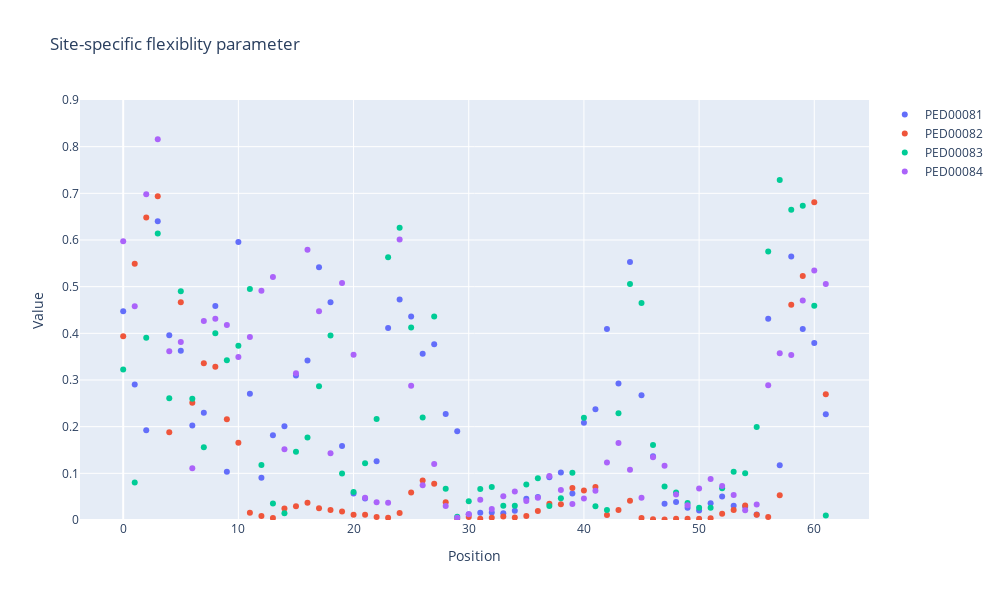

Notebook source saved alongside this figure:
### Markdown cell above
### Site specific flexibility parameter

### Code cell
def featurize_phi_psi_dict(traj_dict, get_names=False):
    featurized_traj_dict = {}
    for traj_key, traj in traj_dict.items():
        atoms = list(traj.topology.atoms)
        phi_ids, phi = mdtraj.compute_phi(traj)
        psi_ids, psi = mdtraj.compute_psi(traj)
        phi_psi = np.concatenate([phi, psi], axis=1)
        if get_names:
            names = []
            for t in phi_ids:
                names.append(repr(atoms[t[1]].residue) + "-PHI")
            for t in psi_ids:
                names.append(repr(atoms[t[0]].residue) + "-PSI")
            featurized_traj_dict[traj_key] = (phi_psi, names)
        else:
            featurized_traj_dict[traj_key] = phi_psi
    return featurized_traj_dict
def split_phipsi_and_delate_lastphi_fristpsi_data(dictionary):
    phi_psi_separated = {}
    for key, value in dictionary.items():
        split_index = value.shape[1] // 2
        phi_array, psi_array = np.split(value, [split_index], axis=1)
        array_phi = np.delete(phi_array, -1, axis=1)
        array_psi = np.delete(psi_array, 0, axis=1)
        phi_psi_separated[key] = [array_phi, array_psi]
    return phi_psi_separated
phi_psi_separated = split_phipsi_and_delate_lastphi_fristpsi_data(featurize_phi_psi_dict(trajectories_angles))
def specific_site_flexibility_parameter(phi_psi_separated):
    f = {}
    for key, (phi_array, psi_array) in phi_psi_separated.items():
        Rsquare_phi =  np.square(np.mean(np.cos(phi_array), axis=0)) + np.square(np.mean(np.sin(phi_array), axis=0))
        Rsquare_psi = np.square(np.mean(np.cos(psi_array), axis=0)) + np.square(np.mean(np.sin(psi_array), axis=0))
        f_i = np.round(1 - (1/2 * np.sqrt(Rsquare_phi)) - (1/2 * np.sqrt(Rsquare_psi)), 5)
        f[key] = f_i
    return f
flexibility_parameter=specific_site_flexibility_parameter(phi_psi_separated)
def plot_scatter(flexibility_paramet):
    fig = go.Figure()
    for key, val in flexibility_paramet.items():
        position = list(range(val.shape[0])) 
        trace = go.Scatter(x=position, y=val, mode='markers', name=key)
        fig.add_trace(trace)
    
    layout = go.Layout(
        title='Site-specific flexiblity parameter',
        xaxis=dict(title='Position'),
        yaxis=dict(title='Value',range=[0,0.9]),
        width=1000,
        height=600
    )
    fig.update_layout(layout)
    fig.show()
plot_scatter(flexibility_parameter)

### Figure 1 — Plotly figure (JSON) as saved in the notebook; plotly's stock layout.template omitted (floating-point values rounded to 4 significant figures)
{"data": [{"mode": "markers", "name": "PED00081", "type": "scatter", "x": [0, 1, 2, 3, 4, 5, 6, 7, 8, 9, 10, 11, 12, 13, 14, 15, 16, 17, 18, 19, 20, 21, 22, 23, 24, 25, 26, 27, 28, 29, 30, 31, 32, 33, 34, 35, 36, 37, 38, 39, 40, 41, 42, 43, 44, 45, 46, 47, 48, 49, 50, 51, 52, 53, 54, 55, 56, 57, 58, 59, 60, 61], "y": [0.4475, 0.2904, 0.1924, 0.6403, 0.3961, 0.3627, 0.2024, 0.2296, 0.4585, 0.1034, 0.5958, 0.2704, 0.09031, 0.1817, 0.2009, 0.3096, 0.3419, 0.5418, 0.4667, 0.1584, 0.05677, 0.04609, 0.1259, 0.4115, 0.4722, 0.4362, 0.3562, 0.3767, 0.2273, 0.1903, 0.01209, 0.01548, 0.0163, 0.01433, 0.01957, 0.04546, 0.04924, 0.09172, 0.1019, 0.05668, 0.2083, 0.2375, 0.4094, 0.2927, 0.5527, 0.2675, 0.1368, 0.03505, 0.03853, 0.0262, 0.02042, 0.03606, 0.05012, 0.03053, 0.02836, 0.01162, 0.4315, 0.1173, 0.5644, 0.4094, 0.3791, 0.2268]}, {"mode": "markers", "name": "PED00082", "type": "scatter", "x": [0, 1, 2, 3, 4, 5, 6, 7, 8, 9, 10, 11, 12, 13, 14, 15, 16, 17, 18, 19, 20, 21, 22, 23, 24, 25, 26, 27, 28, 29, 30, 31, 32, 33, 34, 35, 36, 37, 38, 39, 40, 41, 42, 43, 44, 45, 46, 47, 48, 49, 50, 51, 52, 53, 54, 55, 56, 57, 58, 59, 60, 61], "y": [0.3939, 0.5491, 0.6482, 0.6937, 0.1882, 0.4667, 0.2513, 0.3357, 0.3285, 0.2159, 0.1655, 0.01573, 0.00841, 0.00429, 0.0244, 0.02957, 0.03692, 0.02526, 0.02127, 0.01837, 0.01103, 0.01122, 0.00647, 0.00476, 0.0149, 0.05901, 0.08487, 0.07782, 0.03807, 0.0028, 0.00642, 0.00293, 0.00488, 0.00773, 0.0053, 0.00848, 0.01954, 0.03461, 0.0337, 0.06847, 0.06324, 0.07085, 0.01047, 0.0215, 0.04114, 0.00433, 0.00173, 0.00133, 0.00291, 0.00267, 0.00291, 0.00392, 0.01364, 0.02127, 0.03095, 0.01127, 0.00654, 0.05289, 0.4611, 0.5231, 0.6808, 0.2693]}, {"mode": "markers", "name": "PED00083", "type": "scatter", "x": [0, 1, 2, 3, 4, 5, 6, 7, 8, 9, 10, 11, 12, 13, 14, 15, 16, 17, 18, 19, 20, 21, 22, 23, 24, 25, 26, 27, 28, 29, 30, 31, 32, 33, 34, 35, 36, 37, 38, 39, 40, 41, 42, 43, 44, 45, 46, 47, 48, 49, 50, 51, 52, 53, 54, 55, 56, 57, 58, 59, 60, 61], "y": [0.3224, 0.08062, 0.3906, 0.614, 0.2607, 0.4901, 0.2596, 0.1561, 0.4004, 0.3421, 0.3734, 0.4952, 0.1179, 0.03515, 0.01452, 0.146, 0.1769, 0.2867, 0.3956, 0.09971, 0.06012, 0.1216, 0.2165, 0.5631, 0.6264, 0.4125, 0.2197, 0.4358, 0.06703, 0.00701, 0.04038, 0.06625, 0.07075, 0.03077, 0.0306, 0.07605, 0.08926, 0.03018, 0.04645, 0.101, 0.2189, 0.0293, 0.02122, 0.2287, 0.5059, 0.4649, 0.161, 0.07178, 0.05918, 0.03643, 0.02635, 0.02631, 0.06778, 0.1033, 0.1003, 0.1994, 0.5754, 0.7287, 0.6646, 0.6733, 0.4592, 0.00957]}, {"mode": "markers", "name": "PED00084", "type": "scatter", "x": [0, 1, 2, 3, 4, 5, 6, 7, 8, 9, 10, 11, 12, 13, 14, 15, 16, 17, 18, 19, 20, 21, 22, 23, 24, 25, 26, 27, 28, 29, 30, 31, 32, 33, 34, 35, 36, 37, 38, 39, 40, 41, 42, 43, 44, 45, 46, 47, 48, 49, 50, 51, 52, 53, 54, 55, 56, 57, 58, 59, 60, 61], "y": [0.5973, 0.4579, 0.6979, 0.8159, 0.3617, 0.3815, 0.1111, 0.4265, 0.4313, 0.4179, 0.3493, 0.3923, 0.4915, 0.5206, 0.1514, 0.3143, 0.5791, 0.4474, 0.1429, 0.5081, 0.3543, 0.0478, 0.03777, 0.03694, 0.601, 0.2879, 0.07447, 0.1202, 0.02984, 0.00497, 0.01236, 0.04345, 0.02357, 0.05102, 0.06107, 0.04045, 0.04765, 0.09454, 0.06446, 0.03446, 0.04631, 0.06253, 0.1233, 0.1652, 0.1077, 0.04783, 0.1343, 0.1164, 0.05459, 0.03181, 0.06728, 0.08805, 0.07309, 0.05337, 0.02114, 0.03338, 0.2888, 0.3575, 0.3536, 0.4703, 0.5345, 0.5059]}], "layout": {"height": 600, "title": {"text": "Site-specific flexiblity parameter"}, "width": 1000, "xaxis": {"title": {"text": "Position"}}, "yaxis": {"range": [0, 0.9], "title": {"text": "Value"}}}}
